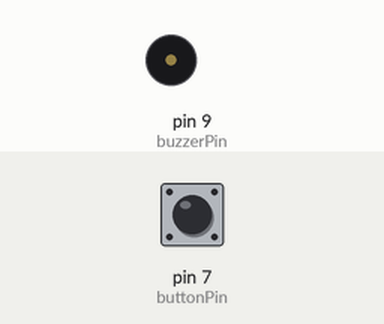
This sketch was run on a simulated Arduino Uno, built with avr-gcc and run on an emulated ATmega328P. On the bench: buzzer (waves = sounding, pin HIGH). Inputs (shaded band) come from the test bench; at power-on: pin 7 (buttonPin) HIGH.

Above: at 1.2 s.
1.3 s: pin 7 (buttonPin) pulled LOW for 0.15 s
At 2.5 s:
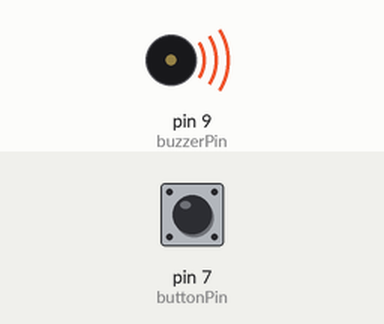
2.9 s: pin 7 (buttonPin) pulled LOW for 1 s
At 4.0 s:
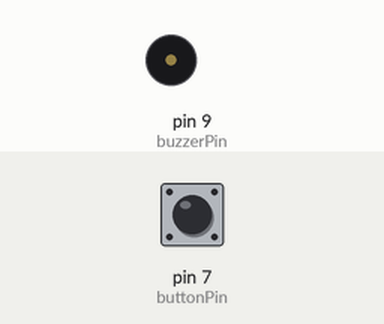
5.4 s: pin 7 (buttonPin) pulled LOW for 3.2 s
At 5.9 s:
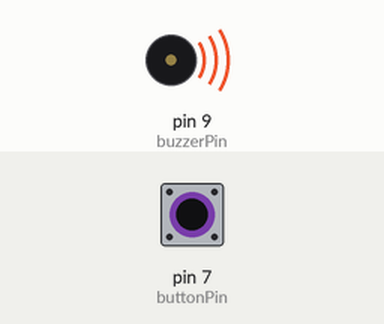
Timing chart, 0 to 8.4 s (numbered marks = the images above; inputs shaded):
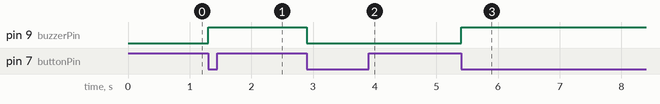

The sketch:

ativ_2.ino
```cpp
//Vinicius Montuani N°29, Davi N°5, Vitor Gaspar N°31, Maria N°19
const int buzzerPin = 9;
const int buttonPin = 7;
bool buzzerState = false;
bool lastButtonState = HIGH;
bool currentButtonState;

void setup() {
  pinMode(buttonPin, INPUT_PULLUP);
  pinMode(buzzerPin, OUTPUT);
  digitalWrite(buzzerPin, LOW);
}

void loop() {
  currentButtonState = digitalRead(buttonPin);


  if (lastButtonState == HIGH && currentButtonState == LOW) {
    buzzerState = !buzzerState;
    digitalWrite(buzzerPin, buzzerState ? HIGH : LOW);
    delay(200);
  }

  lastButtonState = currentButtonState;
}
```

Measured:
- after the input at 1.3 s, pin 9 (buzzerPin): LOW → HIGH at once
- after the input at 2.9 s, pin 9 (buzzerPin): HIGH → LOW at once
- after the input at 5.4 s, pin 9 (buzzerPin): LOW → HIGH at once
